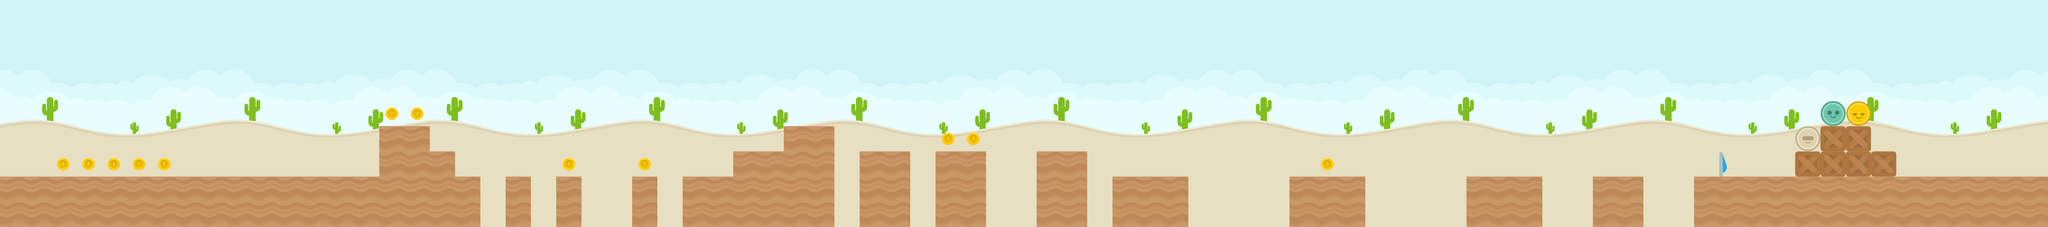

A 2D game scene composited from a Tiled map and its tileset images. What follows is a short description and the map's XML, with every tile layer's data as written:
An orthogonal 81x9 tile map with 128x128 px tiles, 2 tile layers (Tile Layer 1, Tile Layer 2), 5 tilesets and 31 objects.

<map version="1.0" orientation="orthogonal" renderorder="right-down" width="81" height="9" tilewidth="128" tileheight="128" nextobjectid="36">
 <tileset firstgid="1" name="spritesheet_items" tilewidth="128" tileheight="128" tilecount="32" columns="8">
  <image source="../tilesets/spritesheet_items.png" width="1024" height="512" />
 </tileset>
 <tileset firstgid="33" name="colored_desert" tilewidth="128" tileheight="128" tilecount="64" columns="8">
  <image source="../tilesets/colored_desert.png" width="1024" height="1024" />
 </tileset>
 <tileset firstgid="97" name="spritesheet_ground" tilewidth="128" tileheight="128" spacing="2" margin="1" tilecount="128" columns="8">
  <image source="../tilesets/spritesheet_ground.png" width="1040" height="2080" />
 </tileset>
 <tileset firstgid="225" name="spritesheet_tiles" tilewidth="128" tileheight="128" spacing="2" margin="1" tilecount="128" columns="8">
  <image source="../tilesets/spritesheet_tiles.png" width="1040" height="2080" />
 </tileset>
 <tileset firstgid="353" name="players" tilewidth="128" tileheight="128" tilecount="4" columns="4">
  <image source="../tilesets/players.png" width="512" height="128" />
 </tileset>
 <layer name="Tile Layer 1" width="81" height="9">
  <data encoding="csv">
33,34,35,36,37,38,39,40,33,34,35,36,37,38,39,40,33,34,35,36,37,38,39,40,33,34,35,36,37,38,39,40,33,34,35,36,37,38,39,40,33,34,35,36,37,38,39,40,33,34,35,36,37,38,39,40,33,34,35,36,37,38,39,40,33,34,35,36,37,38,39,40,33,34,35,36,37,38,39,40,33,
41,42,43,44,45,46,47,48,41,42,43,44,45,46,47,48,41,42,43,44,45,46,47,48,41,42,43,44,45,46,47,48,41,42,43,44,45,46,47,48,41,42,43,44,45,46,47,48,41,42,43,44,45,46,47,48,41,42,43,44,45,46,47,48,41,42,43,44,45,46,47,48,41,42,43,44,45,46,47,48,41,
49,50,51,52,53,54,55,56,49,50,51,52,53,54,55,56,49,50,51,52,53,54,55,56,49,50,51,52,53,54,55,56,49,50,51,52,53,54,55,56,49,50,51,52,53,54,55,56,49,50,51,52,53,54,55,56,49,50,51,52,53,54,55,56,49,50,51,52,53,54,55,56,49,50,51,52,53,54,55,56,49,
57,58,59,60,61,62,63,64,57,58,59,60,61,62,63,64,57,58,59,60,61,62,63,64,57,58,59,60,61,62,63,64,57,58,59,60,61,62,63,64,57,58,59,60,61,62,63,64,57,58,59,60,61,62,63,64,57,58,59,60,61,62,63,64,57,58,59,60,61,62,63,64,57,58,59,60,61,62,63,64,57,
65,66,67,68,69,70,71,72,65,66,67,68,69,70,71,72,65,66,67,68,69,70,71,72,65,66,67,68,69,70,71,72,65,66,67,68,69,70,71,72,65,66,67,68,69,70,71,72,65,66,67,68,69,70,71,72,65,66,67,68,69,70,71,72,65,66,67,68,69,70,71,72,65,66,67,68,69,70,71,72,65,
73,74,75,76,77,78,79,80,73,74,75,76,77,78,79,80,73,74,75,76,77,78,79,80,73,74,75,76,77,78,79,80,73,74,75,76,77,78,79,80,73,74,75,76,77,78,79,80,73,74,75,76,77,78,79,80,73,74,75,76,77,78,79,80,73,74,75,76,77,78,79,80,73,74,75,76,77,78,79,80,73,
81,82,83,84,85,86,87,88,81,82,83,84,85,86,87,88,81,82,83,84,85,86,87,88,81,82,83,84,85,86,87,88,81,82,83,84,85,86,87,88,81,82,83,84,85,86,87,88,81,82,83,84,85,86,87,88,81,82,83,84,85,86,87,88,81,82,83,84,85,86,87,88,81,82,83,84,85,86,87,88,81,
89,90,91,92,93,94,95,96,89,90,89,90,91,92,93,94,95,96,96,96,96,96,96,96,96,96,96,96,96,96,96,96,89,90,91,92,93,94,95,96,89,90,91,92,93,94,95,96,89,90,91,92,93,94,95,96,89,90,91,92,93,94,95,96,89,90,91,92,93,94,95,96,89,90,91,92,93,94,95,96,166,
89,89,90,91,92,93,94,95,96,96,96,96,96,96,96,96,96,96,89,89,89,89,89,89,90,91,92,93,94,95,96,96,96,96,96,96,96,96,89,89,89,89,89,89,89,89,89,90,91,92,93,94,95,96,96,96,96,96,96,96,94,95,96,96,96,89,89,89,89,89,89,89,89,90,91,92,93,94,95,96,166
</data>
 </layer>
 <layer name="Tile Layer 2" width="81" height="9">
  <data encoding="csv">
0,0,0,0,0,0,0,0,0,0,0,0,0,0,0,0,0,0,0,0,0,0,0,0,0,0,0,0,0,0,0,0,0,0,0,0,0,0,0,0,0,0,0,0,0,0,0,0,0,0,0,0,0,0,0,0,0,0,0,0,0,0,0,0,0,0,0,0,0,0,0,0,0,0,0,0,0,0,0,0,0,
0,0,0,0,0,0,0,0,0,0,0,0,0,0,0,0,0,0,0,0,0,0,0,0,0,0,0,0,0,0,0,0,0,0,0,0,0,0,0,0,0,0,0,0,0,0,0,0,0,0,0,0,0,0,0,0,0,0,0,0,0,0,0,0,0,0,0,0,0,0,0,0,0,0,0,0,0,0,0,0,0,
0,0,0,0,0,0,0,0,0,0,0,0,0,0,0,0,0,0,0,0,0,0,0,0,0,0,0,0,0,0,0,0,0,0,0,0,0,0,0,0,0,0,0,0,0,0,0,0,0,0,0,0,0,0,0,0,0,0,0,0,0,0,0,0,0,0,0,0,0,0,0,0,0,0,0,0,0,0,0,0,0,
0,0,0,0,0,0,0,0,0,0,0,0,0,0,0,0,0,0,0,0,0,0,0,0,0,0,0,0,0,0,0,0,0,0,0,0,0,0,0,0,0,0,0,0,0,0,0,0,0,0,0,0,0,0,0,0,0,0,0,0,0,0,0,0,0,0,0,0,0,0,0,0,0,0,0,0,0,0,0,0,0,
0,0,0,0,0,0,0,0,0,0,0,0,0,0,0,30,30,0,0,0,0,0,0,0,0,0,0,0,0,0,0,31,31,0,0,0,0,0,0,0,0,0,0,0,0,0,0,0,0,0,0,0,0,0,0,0,0,0,0,0,0,0,0,0,0,0,0,0,0,0,0,0,356,354,0,0,0,0,0,0,0,
0,0,0,0,0,0,0,0,0,0,0,0,0,0,0,166,166,0,0,0,0,0,0,0,0,0,0,0,0,0,0,166,166,0,0,0,0,30,30,0,0,31,31,0,0,0,0,0,0,0,0,0,0,0,0,0,0,0,0,0,0,0,0,0,0,0,0,0,0,0,0,355,257,257,0,0,0,0,0,0,0,
0,0,30,30,30,30,30,0,0,0,0,199,0,0,0,166,166,166,0,0,31,0,30,0,0,30,0,31,0,166,166,166,166,0,166,166,0,166,166,0,0,166,166,0,0,0,0,0,0,0,0,0,30,0,0,0,0,0,0,0,0,0,0,0,0,0,0,0,11,0,0,257,257,257,257,0,0,0,0,0,0,
166,166,166,166,166,166,166,166,166,166,166,166,166,166,166,166,166,166,166,0,166,0,166,0,0,166,0,166,166,166,166,166,166,0,166,166,0,166,166,0,0,166,166,0,166,166,166,0,0,0,0,166,166,166,0,0,0,0,166,166,166,0,0,166,166,0,0,166,166,166,166,166,166,166,166,166,166,166,166,166,0,
166,166,166,166,166,166,166,166,166,166,166,166,166,166,166,166,166,166,166,0,166,0,166,0,0,166,0,166,166,166,166,166,166,0,166,166,0,166,166,0,0,166,166,0,166,166,166,0,0,0,0,166,166,166,0,0,0,0,166,166,166,0,0,166,166,0,0,166,166,166,166,166,166,166,166,166,166,166,166,166,0
</data>
 </layer>
 <objectgroup name="Object Layer 1">
  <object id="2" x="8576" y="896" width="1664" height="256" />
  <object id="3" x="8064" y="896" width="256" height="256" />
  <object id="4" x="7424" y="896" width="384" height="256" />
  <object id="5" x="6528" y="896" width="384" height="256" />
  <object id="6" x="5632" y="896" width="384" height="256" />
  <object id="7" x="5248" y="768" width="256" height="384" />
  <object id="8" x="4736" y="768" width="256" height="384" />
  <object id="10" x="4352" y="768" width="256" height="384" />
  <object id="14" x="3968" y="640" width="256" height="512" />
  <object id="15" x="3712" y="768" width="256" height="384" />
  <object id="16" x="3456" y="896" width="256" height="256" />
  <object id="17" x="3200" y="896" width="128" height="256" />
  <object id="18" x="2816" y="896" width="128" height="256" />
  <object id="19" x="2560" y="896" width="128" height="256" />
  <object id="20" x="1920" y="640" width="256" height="512" />
  <object id="21" x="2176" y="768" width="128" height="384" />
  <object id="22" x="2304" y="896" width="128" height="256" />
  <object id="23" x="0" y="896" width="1920" height="256" />
 </objectgroup>
 <objectgroup name="Object Layer 2">
  <object id="24" x="800" y="800" width="64" height="64">
   <ellipse />
  </object>
  <object id="25" x="672" y="800" width="64" height="64">
   <ellipse />
  </object>
  <object id="26" x="544" y="800" width="64" height="64">
   <ellipse />
  </object>
  <object id="27" x="416" y="800" width="64" height="64">
   <ellipse />
  </object>
  <object id="28" x="288" y="800" width="64" height="64">
   <ellipse />
  </object>
  <object id="29" x="1952" y="544" width="64" height="64">
   <ellipse />
  </object>
  <object id="30" x="2080" y="544" width="64" height="64">
   <ellipse />
  </object>
  <object id="31" x="2848" y="800" width="64" height="64">
   <ellipse />
  </object>
  <object id="32" x="3232" y="800" width="64" height="64">
   <ellipse />
  </object>
  <object id="33" x="4768" y="672" width="64" height="64">
   <ellipse />
  </object>
  <object id="34" x="4896" y="672" width="64" height="64">
   <ellipse />
  </object>
  <object id="35" x="6688" y="800" width="64" height="64">
   <ellipse />
  </object>
 </objectgroup>
 <objectgroup name="Object Layer 3">
  <object id="1" x="8832" y="0" width="128" height="896" />
 </objectgroup>
</map>
